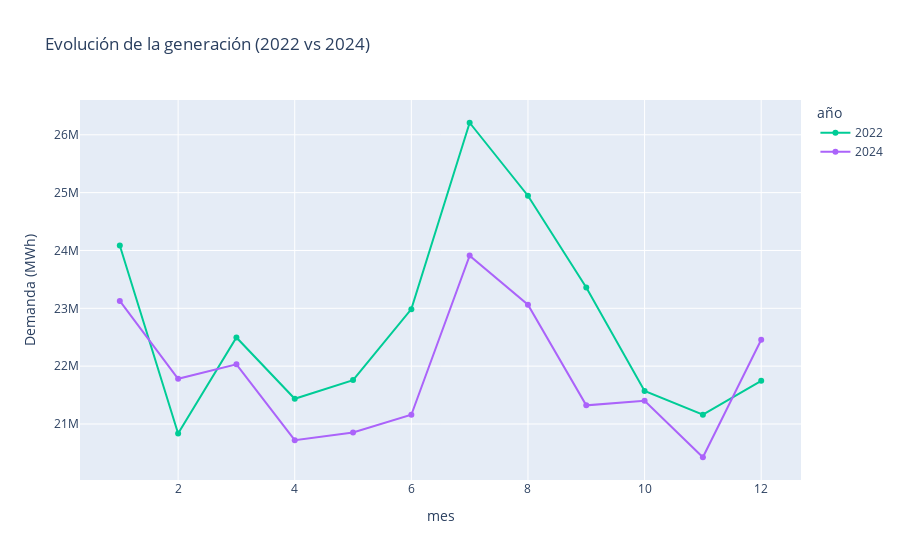

Notebook source saved alongside this figure:
### Code cell
fig = px.line(df_generacion_f, 
        x="mes", 
        y="valor", 
        color='año',
        markers=True, 
        title="Evolución de la generación (2022 vs 2024)",
        labels={"valor": "Demanda (MWh)", "fecha": "Fecha"},
        color_discrete_map={"export": "green", "import": "red"}  # Colores personalizados
        )

fig.show()

### Figure 1 — Plotly figure (JSON) as saved in the notebook; plotly's stock layout.template omitted (floating-point values rounded to 4 significant figures)
{"data": [{"hovertemplate": "año=2022<br>mes=%{x}<br>Demanda (MWh)=%{y}<extra></extra>", "legendgroup": "2022", "line": {"color": "#00cc96", "dash": "solid"}, "marker": {"symbol": "circle"}, "mode": "lines+markers", "name": "2022", "orientation": "v", "showlegend": true, "type": "scatter", "x": [1, 2, 3, 4, 5, 6, 7, 8, 9, 10, 11, 12], "xaxis": "x", "y": [24090000.0, 20840000.0, 22500000.0, 21440000.0, 21760000.0, 22990000.0, 26210000.0, 24950000.0, 23360000.0, 21570000.0, 21160000.0, 21750000.0], "yaxis": "y"}, {"hovertemplate": "año=2024<br>mes=%{x}<br>Demanda (MWh)=%{y}<extra></extra>", "legendgroup": "2024", "line": {"color": "#ab63fa", "dash": "solid"}, "marker": {"symbol": "circle"}, "mode": "lines+markers", "name": "2024", "orientation": "v", "showlegend": true, "type": "scatter", "x": [1, 2, 3, 4, 5, 6, 7, 8, 9, 10, 11, 12], "xaxis": "x", "y": [23130000.0, 21780000.0, 22030000.0, 20720000.0, 20850000.0, 21160000.0, 23910000.0, 23060000.0, 21320000.0, 21400000.0, 20420000.0, 22460000.0], "yaxis": "y"}], "layout": {"legend": {"title": {"text": "año"}, "tracegroupgap": 0}, "title": {"text": "Evolución de la generación (2022 vs 2024)"}, "xaxis": {"anchor": "y", "domain": [0, 1], "title": {"text": "mes"}}, "yaxis": {"anchor": "x", "domain": [0, 1], "title": {"text": "Demanda (MWh)"}}}}
